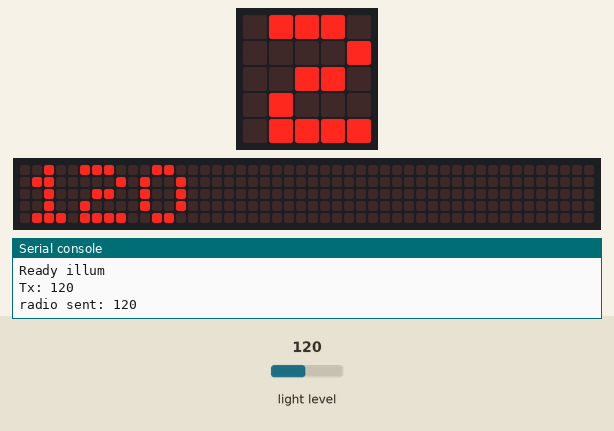
Simulated run of this program. Board: BBC micro:bit running MicroPython. Parts: the board's 5×5 LED display, a strip that is not on the board, showing the scrolling text unrolled, the last lines printed to the serial console. Inputs (shaded band) come from the test bench; at power-on: light level 120. No radio messages arrive unless stated (any console line starting 'radio sent:' is added by the test bench); the 48×5 strip is a reading aid, not a part: it shows the text the display is scrolling, unrolled, one strip-width of it at a time.

Above: at 5.47 s.
5.5 s: light level set to 5
At 8.12 s:
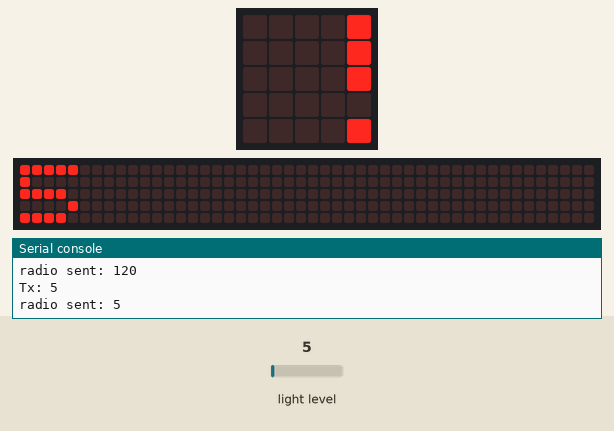
9.9 s: light level set to 64
At 10.62 s:
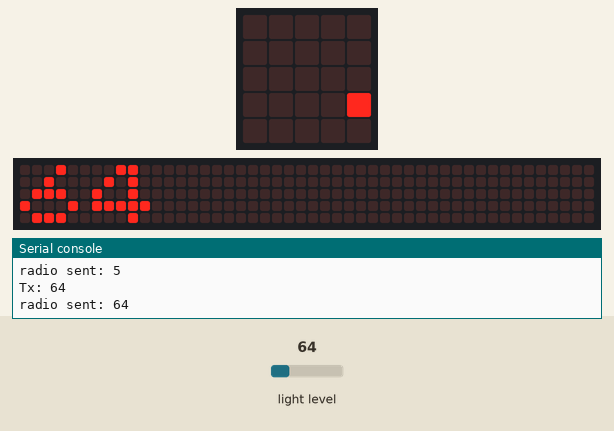
12.0 s: light level set to 128
At 14.03 s:
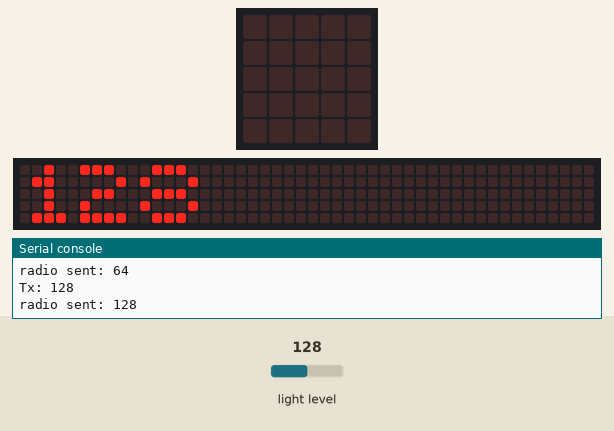

The program:

example03_illum.py
```python
import radio
from microbit import *

radio.on()
print('Ready illum')
display.scroll('illum')
val = 0
while True:
	val_prev = val
	val = display.read_light_level()
	if abs(val - val_prev) >= 5:
		tx = str(val)
		print('Tx:',tx)
		radio.send(tx)
		display.scroll(tx)
	sleep(1000)
```

Measured:
- after the input at 9.9 s, the display: changes after 0.65 s (image 2)
